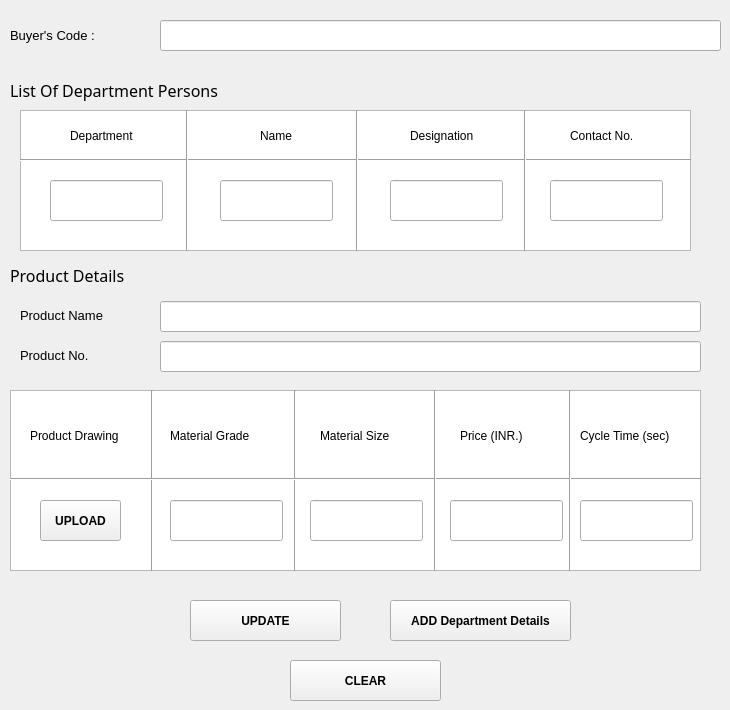
    <widget class="QWidget" name="tab_2">
     <attribute name="title">
      <string>Edit Customer Details</string>
     </attribute>
     <widget class="QToolButton" name="toolButton_2">
      <property name="geometry">
       <rect>
        <x>40</x>
        <y>500</y>
        <width>81</width>
        <height>41</height>
       </rect>
      </property>
      <property name="font">
       <font>
        <weight>75</weight>
        <bold>true</bold>
       </font>
      </property>
      <property name="cursor">
       <cursorShape>ArrowCursor</cursorShape>
      </property>
      <property name="text">
       <string>UPLOAD</string>
      </property>
     </widget>
     <widget class="QTableView" name="tableView_3">
      <property name="geometry">
       <rect>
        <x>20</x>
        <y>110</y>
        <width>671</width>
        <height>141</height>
       </rect>
      </property>
      <property name="cursor" stdset="0">
       <cursorShape>ArrowCursor</cursorShape>
      </property>
      <property name="autoFillBackground">
       <bool>true</bool>
      </property>
     </widget>
     <widget class="QLabel" name="label_19">
      <property name="geometry">
       <rect>
        <x>590</x>
        <y>390</y>
        <width>121</width>
        <height>91</height>
       </rect>
      </property>
      <property name="cursor">
       <cursorShape>ArrowCursor</cursorShape>
      </property>
      <property name="text">
       <string>Cycle Time (sec)</string>
      </property>
     </widget>
     <widget class="QLabel" name="label_20">
      <property name="geometry">
       <rect>
        <x>180</x>
        <y>390</y>
        <width>111</width>
        <height>91</height>
       </rect>
      </property>
      <property name="cursor">
       <cursorShape>ArrowCursor</cursorShape>
      </property>
      <property name="text">
       <string>Material Grade</string>
      </property>
     </widget>
     <widget class="QLabel" name="label_21">
      <property name="geometry">
       <rect>
        <x>10</x>
        <y>70</y>
        <width>281</width>
        <height>41</height>
       </rect>
      </property>
      <property name="font">
       <font>
        <family>MS Reference Sans Serif</family>
        <pointsize>12</pointsize>
       </font>
      </property>
      <property name="cursor">
       <cursorShape>ArrowCursor</cursorShape>
      </property>
      <property name="text">
       <string>List Of Department Persons</string>
      </property>
     </widget>
     <widget class="QLabel" name="label_22">
      <property name="geometry">
       <rect>
        <x>70</x>
        <y>110</y>
        <width>111</width>
        <height>51</height>
       </rect>
      </property>
      <property name="cursor">
       <cursorShape>ArrowCursor</cursorShape>
      </property>
      <property name="text">
       <string>Department</string>
      </property>
     </widget>
     <widget class="Line" name="line_12">
      <property name="geometry">
       <rect>
        <x>20</x>
        <y>150</y>
        <width>671</width>
        <height>21</height>
       </rect>
      </property>
      <property name="cursor">
       <cursorShape>ArrowCursor</cursorShape>
      </property>
      <property name="orientation">
       <enum>Qt::Horizontal</enum>
      </property>
     </widget>
     <widget class="Line" name="line_13">
      <property name="geometry">
       <rect>
        <x>10</x>
        <y>390</y>
        <width>691</width>
        <height>181</height>
       </rect>
      </property>
      <property name="cursor">
       <cursorShape>ArrowCursor</cursorShape>
      </property>
      <property name="orientation">
       <enum>Qt::Horizontal</enum>
      </property>
     </widget>
     <widget class="QLabel" name="label_23">
      <property name="geometry">
       <rect>
        <x>10</x>
        <y>250</y>
        <width>231</width>
        <height>51</height>
       </rect>
      </property>
      <property name="font">
       <font>
        <family>MS Reference Sans Serif</family>
        <pointsize>12</pointsize>
       </font>
      </property>
      <property name="cursor">
       <cursorShape>ArrowCursor</cursorShape>
      </property>
      <property name="text">
       <string>Product Details</string>
      </property>
     </widget>
     <widget class="Line" name="line_14">
      <property name="geometry">
       <rect>
        <x>22</x>
        <y>110</y>
        <width>331</width>
        <height>141</height>
       </rect>
      </property>
      <property name="cursor">
       <cursorShape>ArrowCursor</cursorShape>
      </property>
      <property name="orientation">
       <enum>Qt::Vertical</enum>
      </property>
     </widget>
     <widget class="QLabel" name="label_24">
      <property name="geometry">
       <rect>
        <x>20</x>
        <y>340</y>
        <width>131</width>
        <height>31</height>
       </rect>
      </property>
      <property name="font">
       <font>
        <pointsize>10</pointsize>
       </font>
      </property>
      <property name="cursor">
       <cursorShape>ArrowCursor</cursorShape>
      </property>
      <property name="text">
       <string>Product No.</string>
      </property>
     </widget>
     <widget class="Line" name="line_15">
      <property name="geometry">
       <rect>
        <x>293</x>
        <y>390</y>
        <width>291</width>
        <height>181</height>
       </rect>
      </property>
      <property name="cursor">
       <cursorShape>ArrowCursor</cursorShape>
      </property>
      <property name="orientation">
       <enum>Qt::Vertical</enum>
      </property>
     </widget>
     <widget class="Line" name="line_16">
      <property name="geometry">
       <rect>
        <x>450</x>
        <y>390</y>
        <width>251</width>
        <height>181</height>
       </rect>
      </property>
      <property name="cursor">
       <cursorShape>ArrowCursor</cursorShape>
      </property>
      <property name="orientation">
       <enum>Qt::Vertical</enum>
      </property>
     </widget>
     <widget class="QPushButton" name="pushButton_2">
      <property name="geometry">
       <rect>
        <x>190</x>
        <y>600</y>
        <width>151</width>
        <height>41</height>
       </rect>
      </property>
      <property name="font">
       <font>
        <family>MS Shell Dlg 2</family>
        <weight>75</weight>
        <bold>true</bold>
       </font>
      </property>
      <property name="cursor">
       <cursorShape>ArrowCursor</cursorShape>
      </property>
      <property name="text">
       <string>UPDATE</string>
      </property>
     </widget>
     <widget class="QLabel" name="label_25">
      <property name="geometry">
       <rect>
        <x>330</x>
        <y>390</y>
        <width>111</width>
        <height>91</height>
       </rect>
      </property>
      <property name="cursor">
       <cursorShape>ArrowCursor</cursorShape>
      </property>
      <property name="text">
       <string>Material Size</string>
      </property>
     </widget>
     <widget class="QLabel" name="label_26">
      <property name="geometry">
       <rect>
        <x>410</x>
        <y>110</y>
        <width>111</width>
        <height>51</height>
       </rect>
      </property>
      <property name="cursor">
       <cursorShape>ArrowCursor</cursorShape>
      </property>
      <property name="text">
       <string>Designation</string>
      </property>
     </widget>
     <widget class="QLabel" name="label_27">
      <property name="geometry">
       <rect>
        <x>470</x>
        <y>390</y>
        <width>101</width>
        <height>91</height>
       </rect>
      </property>
      <property name="cursor">
       <cursorShape>ArrowCursor</cursorShape>
      </property>
      <property name="text">
       <string>Price (INR.)</string>
      </property>
     </widget>
     <widget class="Line" name="line_17">
      <property name="geometry">
       <rect>
        <x>10</x>
        <y>390</y>
        <width>571</width>
        <height>181</height>
       </rect>
      </property>
      <property name="cursor">
       <cursorShape>ArrowCursor</cursorShape>
      </property>
      <property name="orientation">
       <enum>Qt::Vertical</enum>
      </property>
     </widget>
     <widget class="QLabel" name="label_28">
      <property name="geometry">
       <rect>
        <x>20</x>
        <y>300</y>
        <width>131</width>
        <height>31</height>
       </rect>
      </property>
      <property name="font">
       <font>
        <pointsize>10</pointsize>
       </font>
      </property>
      <property name="cursor">
       <cursorShape>ArrowCursor</cursorShape>
      </property>
      <property name="text">
       <string>Product Name</string>
      </property>
     </widget>
     <widget class="QLabel" name="label_29">
      <property name="geometry">
       <rect>
        <x>10</x>
        <y>20</y>
        <width>171</width>
        <height>31</height>
       </rect>
      </property>
      <property name="font">
       <font>
        <family>Segoe UI</family>
        <pointsize>10</pointsize>
       </font>
      </property>
      <property name="cursor">
       <cursorShape>ArrowCursor</cursorShape>
      </property>
      <property name="text">
       <string>Buyer's Code :</string>
      </property>
     </widget>
     <widget class="QTableView" name="tableView_4">
      <property name="geometry">
       <rect>
        <x>10</x>
        <y>390</y>
        <width>691</width>
        <height>181</height>
       </rect>
      </property>
      <property name="cursor" stdset="0">
       <cursorShape>ArrowCursor</cursorShape>
      </property>
     </widget>
     <widget class="QLabel" name="label_30">
      <property name="geometry">
       <rect>
        <x>260</x>
        <y>110</y>
        <width>101</width>
        <height>51</height>
       </rect>
      </property>
      <property name="cursor">
       <cursorShape>ArrowCursor</cursorShape>
      </property>
      <property name="text">
       <string>Name</string>
      </property>
     </widget>
     <widget class="Line" name="line_18">
      <property name="geometry">
       <rect>
        <x>22</x>
        <y>110</y>
        <width>671</width>
        <height>141</height>
       </rect>
      </property>
      <property name="orientation">
       <enum>Qt::Vertical</enum>
      </property>
     </widget>
     <widget class="Line" name="line_19">
      <property name="geometry">
       <rect>
        <x>360</x>
        <y>110</y>
        <width>331</width>
        <height>141</height>
       </rect>
      </property>
      <property name="cursor">
       <cursorShape>ArrowCursor</cursorShape>
      </property>
      <property name="orientation">
       <enum>Qt::Vertical</enum>
      </property>
     </widget>
     <widget class="Line" name="line_20">
      <property name="geometry">
       <rect>
        <x>10</x>
        <y>390</y>
        <width>571</width>
        <height>181</height>
       </rect>
      </property>
      <property name="orientation">
       <enum>Qt::Vertical</enum>
      </property>
     </widget>
     <widget class="Line" name="line_21">
      <property name="geometry">
       <rect>
        <x>12</x>
        <y>390</y>
        <width>281</width>
        <height>181</height>
       </rect>
      </property>
      <property name="cursor">
       <cursorShape>ArrowCursor</cursorShape>
      </property>
      <property name="orientation">
       <enum>Qt::Vertical</enum>
      </property>
     </widget>
     <widget class="Line" name="line_22">
      <property name="geometry">
       <rect>
        <x>10</x>
        <y>389</y>
        <width>691</width>
        <height>181</height>
       </rect>
      </property>
      <property name="orientation">
       <enum>Qt::Horizontal</enum>
      </property>
     </widget>
     <widget class="QLabel" name="label_31">
      <property name="geometry">
       <rect>
        <x>570</x>
        <y>110</y>
        <width>101</width>
        <height>51</height>
       </rect>
      </property>
      <property name="cursor">
       <cursorShape>ArrowCursor</cursorShape>
      </property>
      <property name="text">
       <string>Contact No.</string>
      </property>
     </widget>
     <widget class="QLabel" name="label_32">
      <property name="geometry">
       <rect>
        <x>30</x>
        <y>390</y>
        <width>111</width>
        <height>91</height>
       </rect>
      </property>
      <property name="cursor">
       <cursorShape>ArrowCursor</cursorShape>
      </property>
      <property name="text">
       <string>Product Drawing</string>
      </property>
     </widget>
     <widget class="Line" name="line_23">
      <property name="geometry">
       <rect>
        <x>170</x>
        <y>390</y>
        <width>531</width>
        <height>181</height>
       </rect>
      </property>
      <property name="orientation">
       <enum>Qt::Vertical</enum>
      </property>
     </widget>
     <widget class="Line" name="line_24">
      <property name="geometry">
       <rect>
        <x>440</x>
        <y>390</y>
        <width>261</width>
        <height>181</height>
       </rect>
      </property>
      <property name="orientation">
       <enum>Qt::Vertical</enum>
      </property>
     </widget>
     <widget class="QLabel" name="label_33">
      <property name="geometry">
       <rect>
        <x>170</x>
        <y>390</y>
        <width>111</width>
        <height>91</height>
       </rect>
      </property>
      <property name="cursor">
       <cursorShape>ArrowCursor</cursorShape>
      </property>
      <property name="text">
       <string>Material Grade</string>
      </property>
     </widget>
     <widget class="QLabel" name="label_34">
      <property name="geometry">
       <rect>
        <x>580</x>
        <y>390</y>
        <width>121</width>
        <height>91</height>
       </rect>
      </property>
      <property name="cursor">
       <cursorShape>ArrowCursor</cursorShape>
      </property>
      <property name="text">
       <string>Cycle Time (sec)</string>
      </property>
     </widget>
     <widget class="QLabel" name="label_35">
      <property name="geometry">
       <rect>
        <x>460</x>
        <y>390</y>
        <width>101</width>
        <height>91</height>
       </rect>
      </property>
      <property name="cursor">
       <cursorShape>ArrowCursor</cursorShape>
      </property>
      <property name="text">
       <string>Price (INR.)</string>
      </property>
     </widget>
     <widget class="QLabel" name="label_36">
      <property name="geometry">
       <rect>
        <x>320</x>
        <y>390</y>
        <width>111</width>
        <height>91</height>
       </rect>
      </property>
      <property name="cursor">
       <cursorShape>ArrowCursor</cursorShape>
      </property>
      <property name="text">
       <string>Material Size</string>
      </property>
     </widget>
     <widget class="QToolButton" name="toolButton_3">
      <property name="geometry">
       <rect>
        <x>40</x>
        <y>500</y>
        <width>81</width>
        <height>41</height>
       </rect>
      </property>
      <property name="font">
       <font>
        <weight>75</weight>
        <bold>true</bold>
       </font>
      </property>
      <property name="cursor">
       <cursorShape>ArrowCursor</cursorShape>
      </property>
      <property name="text">
       <string>UPLOAD</string>
      </property>
     </widget>
     <widget class="QLineEdit" name="lineEdit_15">
      <property name="geometry">
       <rect>
        <x>160</x>
        <y>20</y>
        <width>561</width>
        <height>31</height>
       </rect>
      </property>
     </widget>
     <widget class="QLineEdit" name="lineEdit_16">
      <property name="geometry">
       <rect>
        <x>50</x>
        <y>180</y>
        <width>113</width>
        <height>41</height>
       </rect>
      </property>
     </widget>
     <widget class="QLineEdit" name="lineEdit_17">
      <property name="geometry">
       <rect>
        <x>220</x>
        <y>180</y>
        <width>113</width>
        <height>41</height>
       </rect>
      </property>
     </widget>
     <widget class="QLineEdit" name="lineEdit_18">
      <property name="geometry">
       <rect>
        <x>390</x>
        <y>180</y>
        <width>113</width>
        <height>41</height>
       </rect>
      </property>
     </widget>
     <widget class="QLineEdit" name="lineEdit_19">
      <property name="geometry">
       <rect>
        <x>550</x>
        <y>180</y>
        <width>113</width>
        <height>41</height>
       </rect>
      </property>
     </widget>
     <widget class="QLineEdit" name="lineEdit_20">
      <property name="geometry">
       <rect>
        <x>160</x>
        <y>301</y>
        <width>541</width>
        <height>31</height>
       </rect>
      </property>
     </widget>
     <widget class="QLineEdit" name="lineEdit_21">
      <property name="geometry">
       <rect>
        <x>160</x>
        <y>341</y>
        <width>541</width>
        <height>31</height>
       </rect>
      </property>
     </widget>
     <widget class="QLineEdit" name="lineEdit_22">
      <property name="geometry">
       <rect>
        <x>170</x>
        <y>500</y>
        <width>113</width>
        <height>41</height>
       </rect>
      </property>
     </widget>
     <widget class="QLineEdit" name="lineEdit_23">
      <property name="geometry">
       <rect>
        <x>310</x>
        <y>500</y>
        <width>113</width>
        <height>41</height>
       </rect>
      </property>
     </widget>
     <widget class="QLineEdit" name="lineEdit_24">
      <property name="geometry">
       <rect>
        <x>450</x>
        <y>500</y>
        <width>113</width>
        <height>41</height>
       </rect>
      </property>
     </widget>
     <widget class="QLineEdit" name="lineEdit_25">
      <property name="geometry">
       <rect>
        <x>580</x>
        <y>500</y>
        <width>113</width>
        <height>41</height>
       </rect>
      </property>
     </widget>
     <widget class="QPushButton" name="pushButton_3">
      <property name="geometry">
       <rect>
        <x>290</x>
        <y>660</y>
        <width>151</width>
        <height>41</height>
       </rect>
      </property>
      <property name="font">
       <font>
        <family>MS Shell Dlg 2</family>
        <weight>75</weight>
        <bold>true</bold>
       </font>
      </property>
      <property name="cursor">
       <cursorShape>ArrowCursor</cursorShape>
      </property>
      <property name="text">
       <string>CLEAR</string>
      </property>
     </widget>
     <widget class="QPushButton" name="pushButton_5">
      <property name="geometry">
       <rect>
        <x>390</x>
        <y>600</y>
        <width>181</width>
        <height>41</height>
       </rect>
      </property>
      <property name="font">
       <font>
        <family>MS Shell Dlg 2</family>
        <weight>75</weight>
        <bold>true</bold>
       </font>
      </property>
      <property name="cursor">
       <cursorShape>ArrowCursor</cursorShape>
      </property>
      <property name="text">
       <string>ADD Department Details</string>
      </property>
     </widget>
     <zorder>toolButton_2</zorder>
     <zorder>tableView_3</zorder>
     <zorder>label_19</zorder>
     <zorder>label_20</zorder>
     <zorder>label_21</zorder>
     <zorder>label_22</zorder>
     <zorder>line_12</zorder>
     <zorder>line_13</zorder>
     <zorder>label_23</zorder>
     <zorder>line_14</zorder>
     <zorder>label_24</zorder>
     <zorder>line_15</zorder>
     <zorder>line_16</zorder>
     <zorder>label_25</zorder>
     <zorder>label_26</zorder>
     <zorder>label_27</zorder>
     <zorder>line_17</zorder>
     <zorder>label_28</zorder>
     <zorder>label_29</zorder>
     <zorder>tableView_4</zorder>
     <zorder>label_30</zorder>
     <zorder>line_18</zorder>
     <zorder>line_19</zorder>
     <zorder>line_20</zorder>
     <zorder>line_21</zorder>
     <zorder>line_22</zorder>
     <zorder>label_31</zorder>
     <zorder>label_32</zorder>
     <zorder>line_23</zorder>
     <zorder>line_24</zorder>
     <zorder>label_33</zorder>
     <zorder>label_34</zorder>
     <zorder>label_35</zorder>
     <zorder>label_36</zorder>
     <zorder>pushButton_2</zorder>
     <zorder>toolButton_3</zorder>
     <zorder>lineEdit_15</zorder>
     <zorder>lineEdit_16</zorder>
     <zorder>lineEdit_17</zorder>
     <zorder>lineEdit_18</zorder>
     <zorder>lineEdit_19</zorder>
     <zorder>lineEdit_20</zorder>
     <zorder>lineEdit_21</zorder>
     <zorder>lineEdit_22</zorder>
     <zorder>lineEdit_23</zorder>
     <zorder>lineEdit_24</zorder>
     <zorder>lineEdit_25</zorder>
     <zorder>pushButton_3</zorder>
     <zorder>pushButton_5</zorder>
    </widget>
